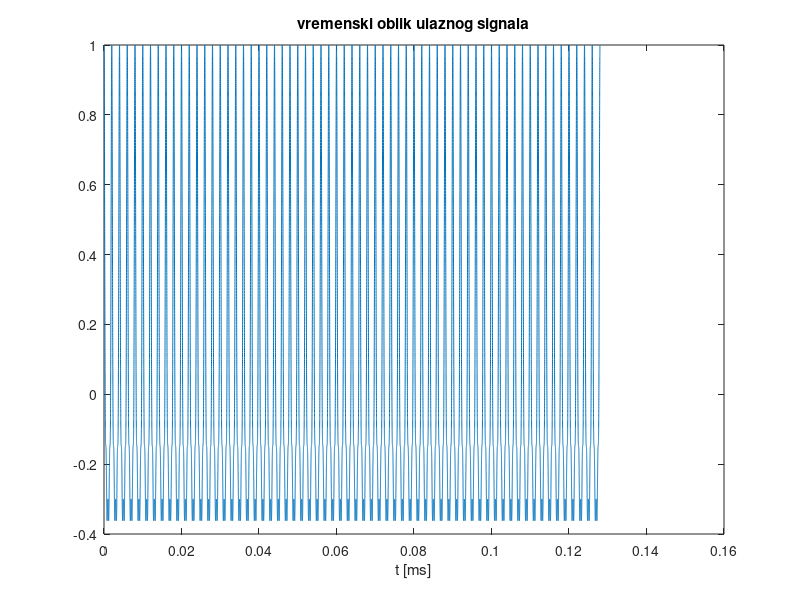
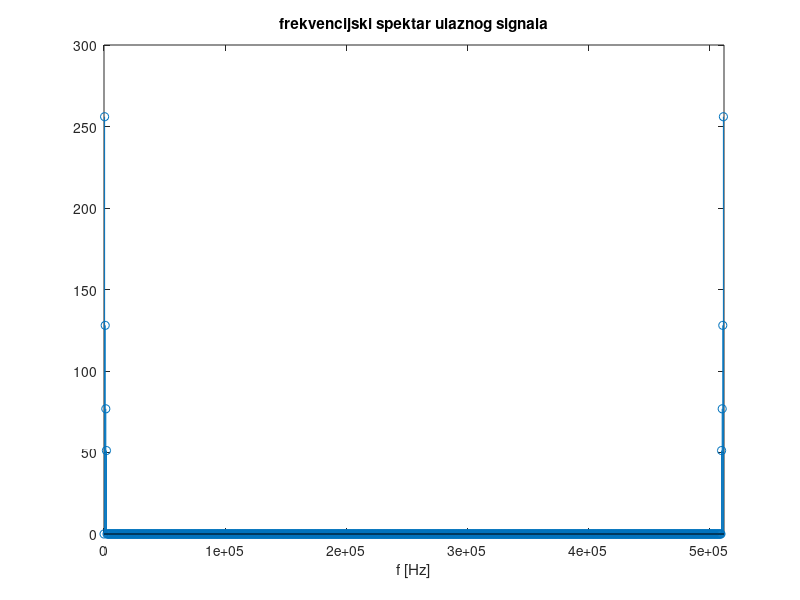
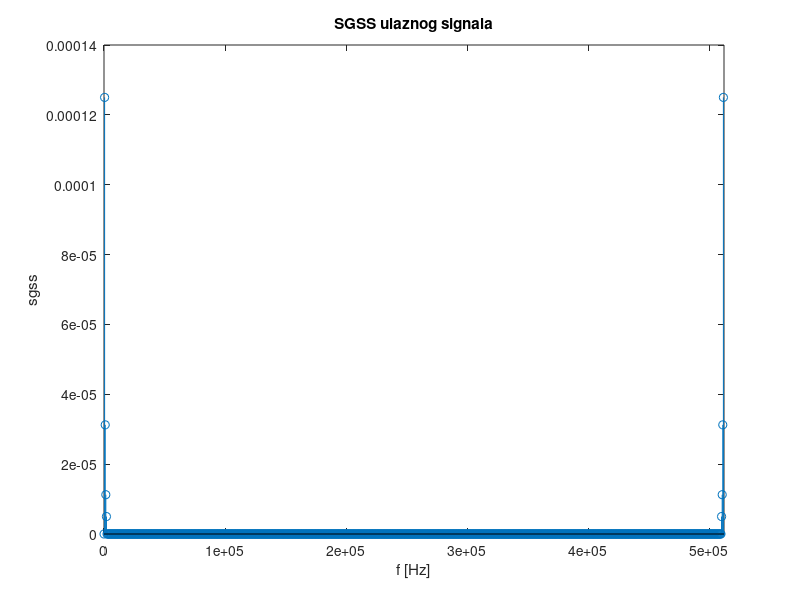
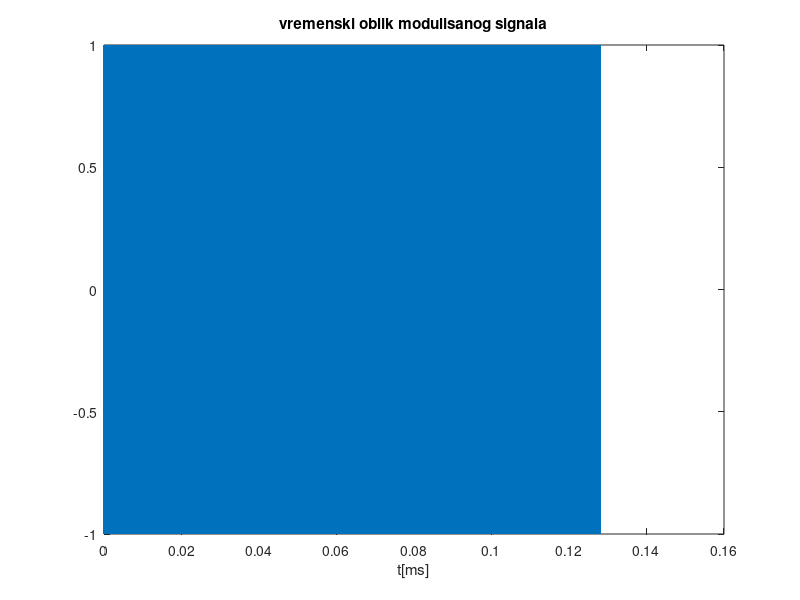

The MATLAB source for these figures, in order:
clc; close all; clear all;
%Modelovanje i generisanje analognih signala i analiza prenosa ovih signala
%kroz sisteme prenosa koriscenjem frekvencijske modulacije
%GENERISANJE SIGNALA NA ULAZU U SISTEM I SIGNALA ODBIRAKA

Fs=512000;
Nsample=65536;
t=(0:1/Fs:(Nsample-1)/Fs);
Nfft=1024; % menja se sa 1024 2048 4096
fosa2=(0:Fs/Nfft:Fs-Fs/Nfft);
snr = [5,14,26, 15];
f0=Fs/4;
k=2;

%Periodicni signal na ulazu u sistem
x=0.5*cos(2*pi*t*0.5*1000)+0.25*cos(2*pi*t*1*1000)+0.15*cos(2*pi*t*1.5*1000)+0.1*cos(2*pi*t*2*1000);
x_integral= 0.5*sin(2*pi*t*0.5*1000)/(2*pi*0.5*1000)+0.25*sin(2*pi*t*1*1000)/(2*pi*1*1000)+0.15*sin(2*pi*t*1.5*1000)/(2*pi*1.5*1000)+0.1*sin(2*pi*t*2*1000)/(2*pi*2*1000);
figure, plot(t,x); xlabel('t [ms]'); title('vremenski oblik ulaznog signala');
%spektar ulaznog signala
figure, stem( fosa2, abs(fft(x,Nfft))); xlim([0 Fs]);xlabel('f [Hz]');title('frekvencijski spektar ulaznog signala');
x_f = zeros((65536/Nfft), Nfft);
x_f(1, :) = abs(fft(x(1:Nfft),Nfft));
for br =2:(65536/Nfft)
    x_f(br,:) = abs(fft(x((br-1)*Nfft:br*Nfft),Nfft));
end
x_zbir_2 = sum((x_f.^2)./(Fs*Nfft));
x_usrednjeno_2 = x_zbir_2./(65536/Nfft); 
figure, stem( fosa2, x_usrednjeno_2);  xlim([0 Fs]);xlabel('f [Hz]');ylabel('sgss');title('SGSS ulaznog signala');

%MODULACIJA
Ufm= cos(2*pi*f0*t + 2*pi*k*x_integral);
figure, plot(t,Ufm); xlabel('t[ms]'); title('vremenski oblik modulisanog signala');
%spektar modulisanog signala
figure, stem( fosa2, abs(fft(Ufm,Nfft))); xlim([0 Fs]);xlabel('f [Hz]');title('frekvencijski spektar  modulisanog signala');
Ufm_f = zeros((65536/Nfft), Nfft);
Ufm_f(1, :) = abs(fft(Ufm(1:Nfft),Nfft));
for br =2:(65536/Nfft)
    Ufm_f(br,:) = abs(fft(Ufm((br-1)*Nfft:br*Nfft),Nfft));
end
Ufm_zbir_2 = sum((Ufm_f.^2)./(Fs*Nfft));
Ufm_usrednjeno_2 = Ufm_zbir_2./(65536/Nfft); 
figure, stem( fosa2, Ufm_usrednjeno_2);  xlim([0 Fs]);xlabel('f [Hz]');ylabel('sgss');title('SGSS  modulisanog signala');

%dodavanje suma
Ufm_awgn = awgn(Ufm, snr(4)); %menjati 1 2 3 4

%DEMODULACIJA
 idealna_on=true; %true false
 greska_sinhronizacije_faze=pi/4;
h_nf=fir1(20,2200/Fs);
[H_nf,w_nf]=freqz(h_nf,1);
 if(idealna_on)
     y_i = Ufm_awgn*2.*cos(2*pi*f0*t);
     y_q= Ufm_awgn*2.*sin(2*pi*f0*t);
     y_i_nf=filter(h_nf,1,y_i);
     y_q_nf=filter(h_nf,1,y_q);
 else
    y_i = Ufm_awgn*2.*cos(2*pi*f0*t +greska_sinhronizacije_faze);
    y_q= Ufm_awgn*2.*sin(2*pi*f0*t +greska_sinhronizacije_faze);
    y_i_nf=filter(h_nf,1,y_i);
    y_q_nf=filter(h_nf,1,y_q);
 end

 %Ffm=atan(y_q_nf./y_i_nf);
 Ffm=angle(y_q_nf*1i+y_i_nf);
 y_diff=diff(Ffm)/(2*pi*k);
 y=zeros(1,65536);
 y(1:65535)=y_diff(1:65535);
figure, plot((0:1/Fs:(Nsample-1)/Fs),y); xlabel('t [ms]');title('vremenski oblik demodulisanog signala');
%spektar demodulisanog signala
figure, stem( fosa2, abs(fft(y,Nfft))); xlim([0 Fs]);xlabel('f [Hz]');title('frekvencijski spektar demodulisanog signala');
y_f = zeros((65536/Nfft), Nfft);
y_f(1, :) = abs(fft(y(1:Nfft),Nfft));
for br =2:(65536/Nfft)
    y_f(br,:) = abs(fft(y((br-1)*Nfft:br*Nfft),Nfft));
end
y_zbir_2 = sum((y_f.^2)./(Fs*Nfft));
y_usrednjeno_2 = y_zbir_2./(65536/Nfft); 
figure, stem( fosa2, y_usrednjeno_2);  xlim([0 Fs]);xlabel('f [Hz]');ylabel('sgss');title('SGSS demodulisanog signala');
